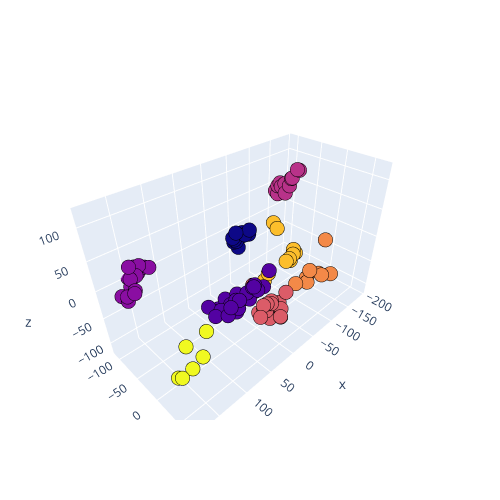

Notebook code cell kept with this figure:
### Code cell
fig = plt.figure(figsize = (15,15))
trace = go.Scatter3d(x=X[:, 0], y=X[:, 1], z=X[:, 2], mode='markers',marker=dict(color = km_labels, size= 5, line=dict(color= 'black',width = 3)))
layout = go.Layout(margin=dict(l=0,r=0),height = 500,width = 500)
data = [trace]
fig = go.Figure(data = data, layout = layout)
fig.show()
